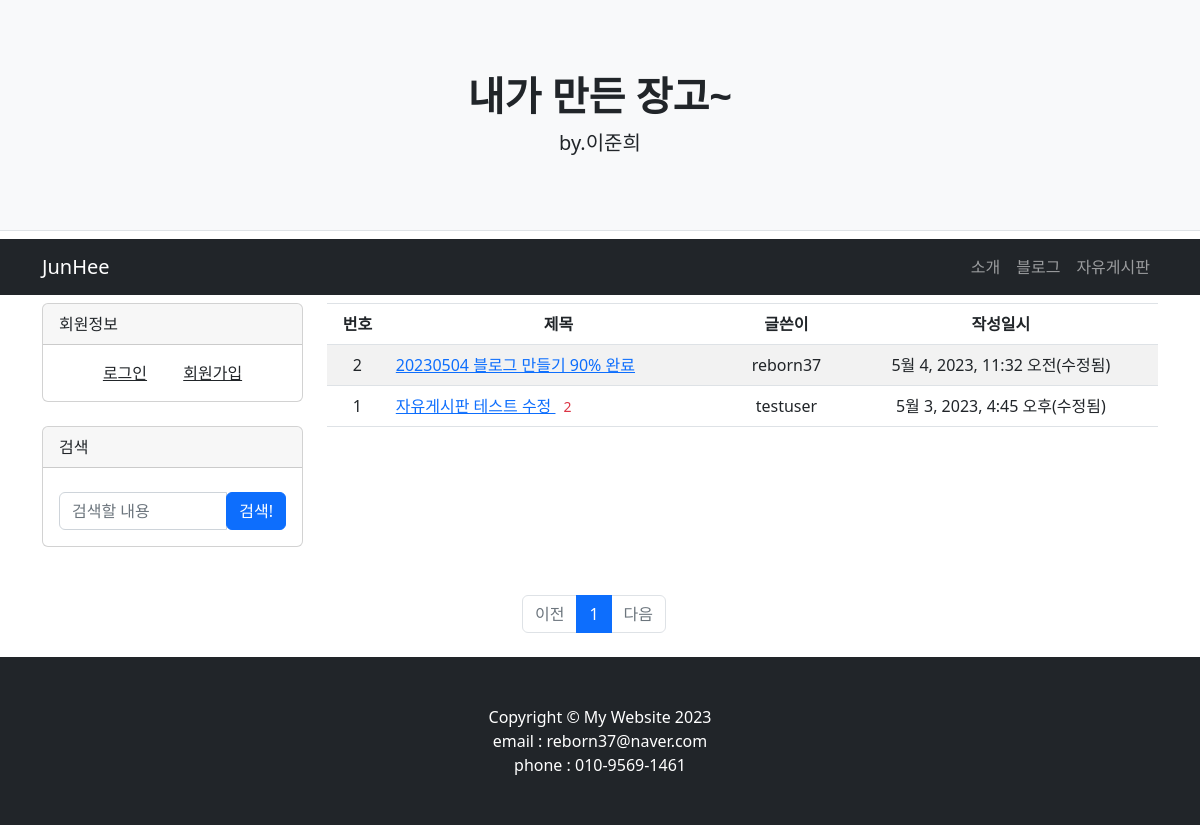
Page /freeboard/ on the committed database.
### freeboard/models.py (models this page shows, shortened)
class FreePost(models.Model):
    id = models.AutoField(primary_key=True)
    title = models.CharField(max_length=200)
    author = models.ForeignKey(User, on_delete=models.CASCADE, related_name='free_author_question')
    content = models.TextField()
    create_date = models.DateTimeField()
    modify_date = models.DateTimeField(null=True, blank=True)
    click = models.IntegerField(null=True, default=0) # 클릭
    class Meta:
        db_table = 'freepost'

### freeboard/views.py (the view, shortened to what this page needs)
# urls.py: path('', views.freeboardhome,name='freeboardhome'),
def freeboardhome(request):
    posts = countpost(request)
    comments = countcomment(request)
    page = request.GET.get('page', '1') # 페이지
    kw = request.GET.get('kw', '')  # 검색어
    freepost_list = FreePost.objects.order_by('-create_date')
    paginator = Paginator(freepost_list, 5)  # 페이지당 10개씩 보여주기
    page_obj = paginator.get_page(page)
    context = {'post_list': page_obj, 'page': page, 'kw': kw, 'posts':posts,'comments':comments}
    return render(request, 'freeboard/freeboardmain.html', context)

### freeboard/templatetags/free_filter.py (called while the page is built)
@register.filter
def sub(value, arg):
    return value - arg

### freeboard/views.py (called while the page is built)
def countpost(request):
    if request.user in User.objects.all(): # 유저가 로그인하면
        postcount = Post.objects.filter(author_id=request.user).count()
        freepostcount = FreePost.objects.filter(author_id=request.user).count()
        return postcount+freepostcount # 유저의 아이디=포스트 작성자 아이디 인 포스트들의 갯수를 세서 posts에 담아서 render

def countcomment(request):
    if request.user in User.objects.all():
        commentcount = Comment.objects.filter(author_id=request.user).count()
        freecommentcount = FreeComment.objects.filter(author_id=request.user).count()
        return commentcount+freecommentcount

### templates/freeboard/freeboardmain.html (shortened to what this page needs)
{% extends 'base.html' %}
{% load free_filter %}
{% block content%}
<div class="container">
    <div class="row">
        {% include  "freeleftbox.html" %}
        <div class='col-lg-9'>
            <table class="table table-striped">
                <thead class='table-bordered'>
                    <tr class=' text-center'>
                        <th>번호</th>
                        <th sytle="width:50%">제목</th>
                        <th>글쓴이</th>
                        <th>작성일시</th>
                    </tr>
                </thead>
                <tbody>
                {% if post_list %}
                {% for post in post_list %}
                    <tr class="text-center">
                        <td>
                            {{ post_list.paginator.count|sub:post_list.start_index|sub:forloop.counter0|add:1 }}
                        </td>
                        <td class='text-start'>
                            <a href="{% url 'freeboard:free_detail' post.id %}">{{ post.title }} </a>
                            {% if post.freecomment_set.count > 0 %}
                            <span class="text-danger small mx-2">{{ post.freecomment_set.count }}</span>
                            {% endif %}
                        </td>
                        <td>{{ post.author.username }}</td>
                        {% if post.modify_date %}
                        <td>{{ post.modify_date }}(수정됨)</td>
                        {% else %}
                        <td>{{ post.create_date }}</td>
                        {% endif %}
                    </tr>
                {% endfor %}
                {% else %}
                <tr>
                    <td colspan="4">게시글이 없습니다.</td>
                </tr>
                {% endif %}
                </tbody>
            </table>
        </div>
        <ul class="pagination justify-content-center my-4">
            {% if post_list.has_previous %}
            <li class="page-item">
                <a class="page-link" href="?page={{ post_list.previous_page_number }}">이전</a>
            </li>
            {% else %}
            <li class="page-item disabled">
                <a class="page-link" tabindex="-1" aria-disabled="true" href="#">이전</a>
            </li>
            {% endif %}
            {% for page_number in post_list.paginator.page_range %}
            {% if page_number == post_list.number %}
            <li class="page-item active" aria-current="page">
                <a class="page-link" href="?page={{ page_number }}">{{ page_number }}</a>
            </li>
            {% else %}
            <li class="page-item">
                <a class="page-link" href="?page={{ page_number }}">{{ page_number }}</a>
            </li>
            {% endif %}
            {% endfor %}
            {% if post_list.has_next %}
            <li class="page-item">
                <a class="page-link" href="?page={{ post_list.next_page_number }}">다음</a>
            </li>
            {% else %}
            <li class="page-item disabled">
                <a class="page-link" tabindex="-1" aria-disabled="true" href="#">다음</a>
            </li>
            {% endif %}
        </ul>
    </div>
</div>
{% endblock %}

### rows in the picture
FreePost: paginator.count|sub "2", title "20230504 블로그 만들기 90% 완료", author.username "reborn37", modify_date "5월 4, 2023, 11:32 오전"
FreePost: paginator.count|sub "1", title "자유게시판 테스트 수정", freecomment_set.count "2", author.username "testuser", modify_date "5월 3, 2023, 4:45 오후"

### other values in the picture
{{ page_number }} "1"
